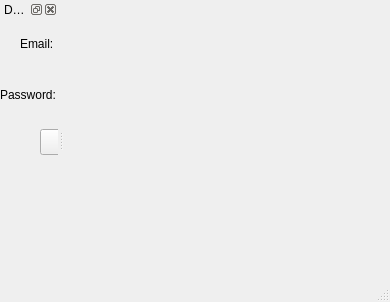
<?xml version="1.0" encoding="UTF-8"?>
<ui version="4.0">
 <class>MainWindow</class>
 <widget class="QMainWindow" name="MainWindow">
  <property name="geometry">
   <rect>
    <x>0</x>
    <y>0</y>
    <width>390</width>
    <height>302</height>
   </rect>
  </property>
  <property name="windowTitle">
   <string>MainWindow</string>
  </property>
  <widget class="QWidget" name="centralwidget"/>
  <widget class="QMenuBar" name="menubar">
   <property name="geometry">
    <rect>
     <x>0</x>
     <y>0</y>
     <width>390</width>
     <height>23</height>
    </rect>
   </property>
  </widget>
  <widget class="QStatusBar" name="statusbar"/>
  <widget class="QDockWidget" name="dockWidget">
   <property name="allowedAreas">
    <set>Qt::AllDockWidgetAreas</set>
   </property>
   <property name="windowTitle">
    <string>Dockable Sign In Form</string>
   </property>
   <attribute name="dockWidgetArea">
    <number>1</number>
   </attribute>
   <widget class="QWidget" name="dockWidgetContents">
    <widget class="QLineEdit" name="emailLineEdit">
     <property name="geometry">
      <rect>
       <x>90</x>
       <y>10</y>
       <width>231</width>
       <height>25</height>
      </rect>
     </property>
    </widget>
    <widget class="QLineEdit" name="passwordLineEdit">
     <property name="geometry">
      <rect>
       <x>90</x>
       <y>60</y>
       <width>231</width>
       <height>25</height>
      </rect>
     </property>
    </widget>
    <widget class="QLabel" name="label">
     <property name="geometry">
      <rect>
       <x>20</x>
       <y>15</y>
       <width>57</width>
       <height>20</height>
      </rect>
     </property>
     <property name="text">
      <string>Email:</string>
     </property>
    </widget>
    <widget class="QLabel" name="label_2">
     <property name="geometry">
      <rect>
       <x>0</x>
       <y>60</y>
       <width>71</width>
       <height>31</height>
      </rect>
     </property>
     <property name="text">
      <string>Password: </string>
     </property>
    </widget>
    <widget class="QPushButton" name="loginPushButton">
     <property name="geometry">
      <rect>
       <x>40</x>
       <y>110</y>
       <width>80</width>
       <height>26</height>
      </rect>
     </property>
     <property name="text">
      <string>Sign in</string>
     </property>
    </widget>
    <widget class="QLabel" name="resultLabel">
     <property name="geometry">
      <rect>
       <x>50</x>
       <y>160</y>
       <width>271</width>
       <height>41</height>
      </rect>
     </property>
     <property name="text">
      <string/>
     </property>
    </widget>
   </widget>
  </widget>
 </widget>
 <resources/>
 <connections/>
</ui>
